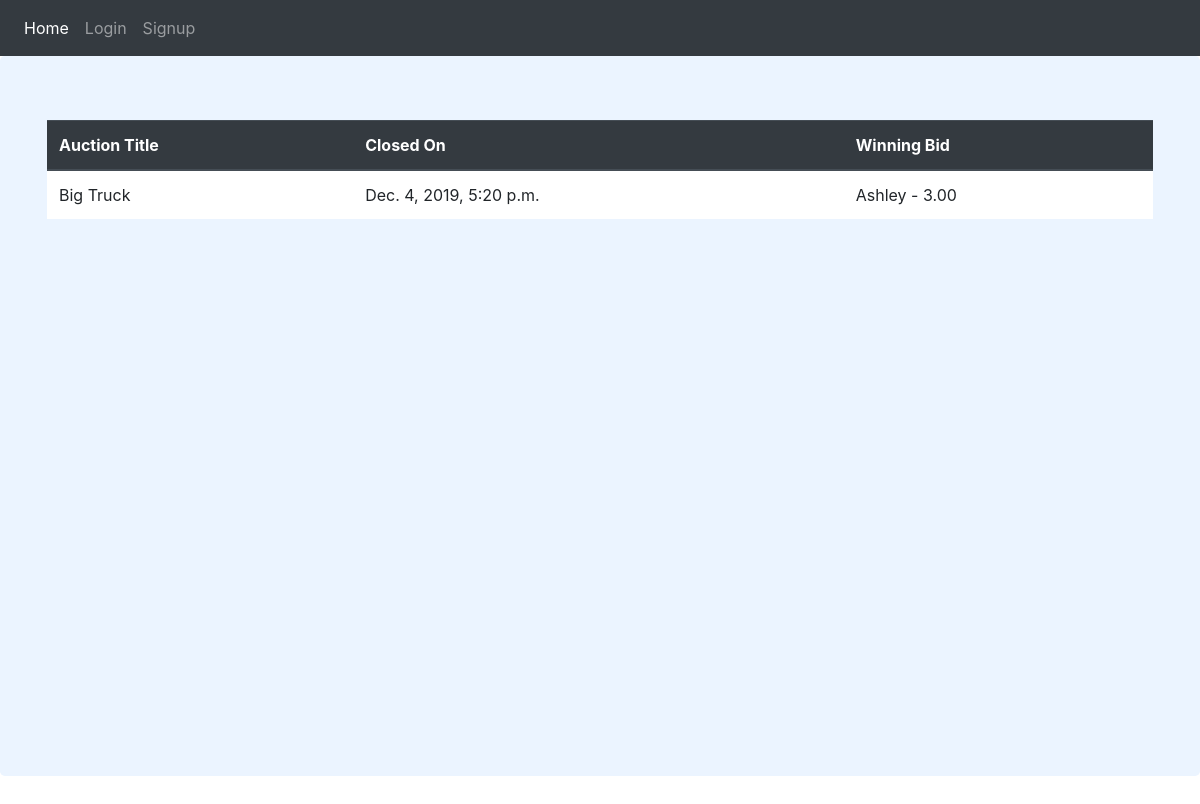
The app's page /closed/, older data.
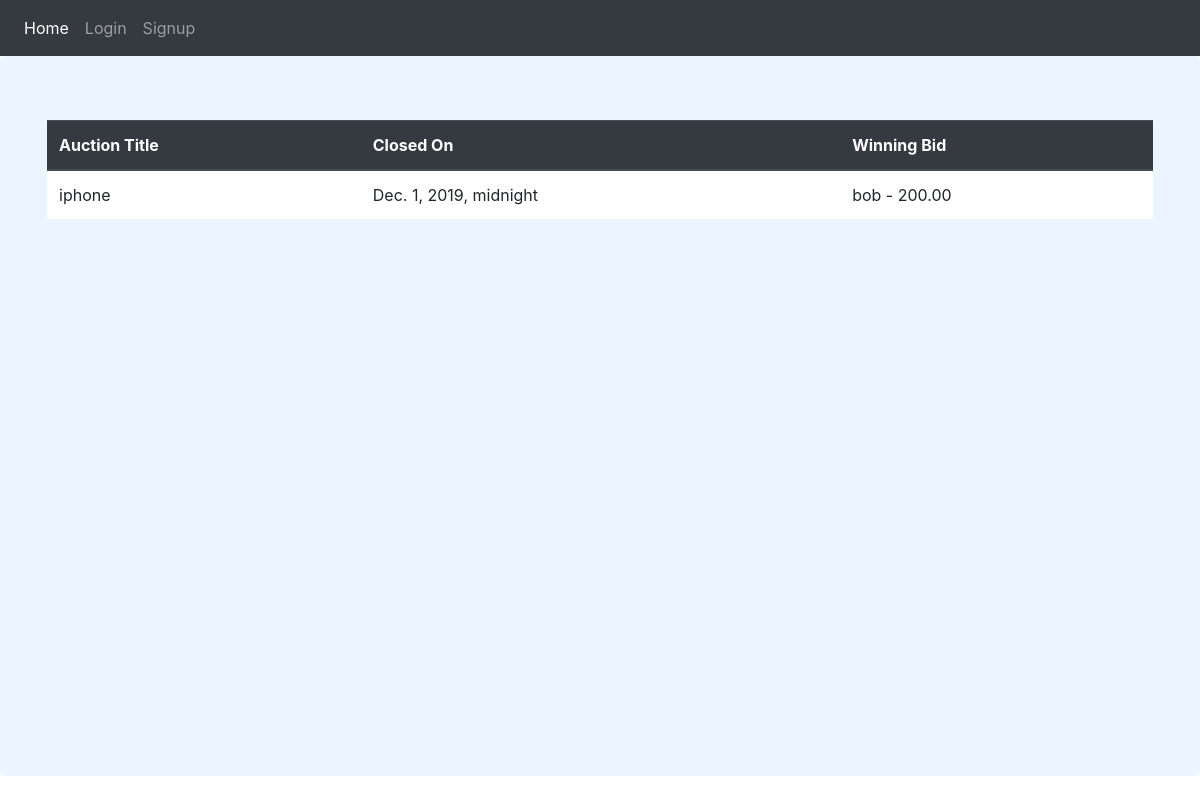
The same page, newer data.
### website/models.py (models this page shows, shortened)
class Auction(models.Model):
    title = models.CharField(max_length=100)
    owner = models.OneToOneField(
        to=User, on_delete=models.SET(set_for_auction), blank=False)
    description = models.TextField()
    startingPrice = models.DecimalField(decimal_places=2, max_digits=10)
    picture = models.ImageField(upload_to='website/static/')
    auctionCloseTimestamp = models.DateTimeField(null=True, blank=True)
    auctionOpen = models.BooleanField(default=True)
    length = models.DecimalField(decimal_places=2, max_digits=10)
    width = models.DecimalField(decimal_places=2, max_digits=10)
    height = models.DecimalField(decimal_places=2, max_digits=10)
    weight = models.DecimalField(decimal_places=2, max_digits=10)
    winningBid = models.OneToOneField(
        to='Bid', on_delete=models.CASCADE, blank=True, null=True, related_name='winningBid')

class Bid(models.Model):
    timestamp = models.DateTimeField(auto_now_add=True)
    amount = models.DecimalField(decimal_places=2, max_digits=10)
    userid = models.ForeignKey(
        Profile, on_delete=models.CASCADE, blank=True, null=True, unique=False)
    auctionid = models.ForeignKey(
        to='Auction', on_delete=models.CASCADE, blank=True, null=True)
    def __str__(self):
        return self.userid.user.username + " - " + str(self.amount)

class Profile(models.Model):
    user = models.OneToOneField(
        User, on_delete=models.CASCADE, null=True, blank=True)
    birth_date = models.DateField(blank=True, null=True)

### website/views.py (the view, shortened to what this page needs)
# urls.py: path('closed/', views.closed_auctions, name='closed auctions'),
def closed_auctions(request):
    loggedin = False
    closed = Auction.objects.filter(auctionOpen=False)
    context = {'auctions': closed}
    return render(request, 'website/closed.html', context)

### website/templates/website/closed.html
{% extends "website/base.html" %}
{% load staticfiles %}
{% block content %}
<table class="table bg-white">
    <thead class="thead-dark">
        <tr>
            <th>
                Auction Title
            </th>
            <th>
                Closed On
            </th>
            <th>
                Winning Bid
            </th>
        </tr>
    </thead>
    <tbody>
        {% for Auction in auctions %}
        <tr>
            <td>{{ Auction.title }}</td>
            <td>{{ Auction.auctionCloseTimestamp }}</td>
            <td>{{ Auction.winningBid }}</td>
        </tr>
        {% endfor %}
    </tbody>
</table>
{% endblock %}

### website/templates/website/base.html (shortened to what this page needs)
{% load staticfiles %}
<!DOCTYPE html>
<html lang="en">
<head>
    <link rel="stylesheet" href="https://stackpath.bootstrapcdn.com/bootstrap/4.3.1/css/bootstrap.min.css"
>
</head>
<body>
    <nav class="navbar navbar-expand-lg navbar-dark bg-dark">
        <div class="collapse navbar-collapse" id="navbarSupportedContent">
            <ul class="navbar-nav mr-auto">
                <li class="nav-item active">
                    <a class="nav-link" href="{% url 'index' %}">Home <span class="sr-only">(current)</span></a>
                </li>
                {% if loggedin %}
                <li class="nav-item">
                    <a class="nav-link" href="{% url 'profile' %}">Profile</a>
                </li>
                <li class="nav-item">
                    <a class="nav-link" href="{% url 'createauction' %}">Create Auction</a>
                </li>
                <li class="nav-item">
                    <a class="nav-link" href="{% url 'closed auctions' %}">Closed Auctions</a>
                </li>
                <li class="nav-item">
                    <a class="nav-link" href="{% url 'logout' %}">Logout</a>
                </li>
                {% else %}
                <li class="nav-item">
                    <a class="nav-link" href="{% url 'login' %}">Login</a>
                </li>
                <li class="nav-item">
                    <a class="nav-link" href="{% url 'signup' %}">Signup</a>
                </li>
                {% endif %}
            </ul>
        </div>
    </nav>
    <div class="jumbotron vertical-center bg-lightblue">
        <div class="container">
            {% block content %}
            {% endblock %}
        </div>
    </div>
    <br>
</body>
</html>

### website/templates/website/base.html (style rules this page uses)
.bg-lightblue { background-color: #ebf4ff; }
.vertical-center { min-height: 100%; min-height: 90vh; align-items: center; }

Row changes from the older to the newer data that the page shows:
removed Auction: title "Big Truck", auctionCloseTimestamp "Dec. 4, 2019, 5:20 p.m.", winningBid "Ashley - 3.00"
added Auction: title "iphone", auctionCloseTimestamp "Dec. 1, 2019, midnight", winningBid "bob - 200.00"
